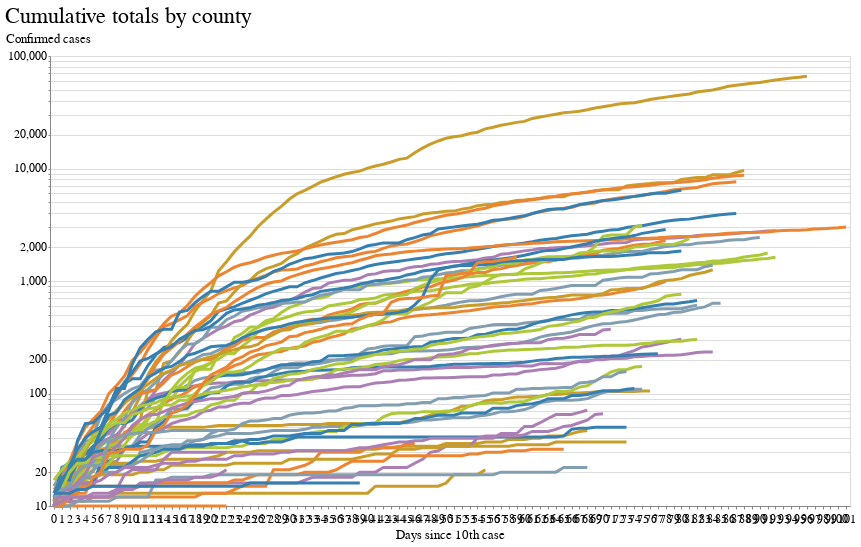

This figure's notebook cell:
### Markdown cell above
Chart it.

### Code cell
alt.Chart(county_date_diff_df).transform_filter(
    # Only keep everything once they hit 10 cases
    alt.datum.days_since_10 >= 0
).mark_line().encode(
    x=alt.X(
        "days_since_10:O",
        title="Days since 10th case"
    ),
    y=alt.Y(
        "confirmed_cases:Q",
        scale=alt.Scale(type='log'),
        title="Confirmed cases"
    ),
    color=alt.Color("county:N", title="County", legend=None)
).properties(title="Cumulative totals by county")

### Figure 1 — Vega-Lite specification as saved in the notebook (floating-point values rounded to 4 significant figures; data arrays with more than 128 entries replaced by an {"elided": "..."} marker saying what was removed)
{"config": {"view": {"width": 800, "height": 450}, "background": "#ffffff", "title": {"anchor": "start", "font": "Benton Gothic Bold, sans", "fontColor": "#000000", "fontSize": 22, "fontWeight": "normal"}, "arc": {"fill": "#82c6df"}, "area": {"fill": "#82c6df"}, "line": {"stroke": "#82c6df", "strokeWidth": 3}, "path": {"stroke": "#82c6df"}, "rect": {"fill": "#82c6df"}, "shape": {"stroke": "#82c6df"}, "bar": {"fill": "#82c6df"}, "point": {"stroke": "#82c6df"}, "symbol": {"fill": "#82c6df", "size": 30}, "axis": {"titleFont": "Benton Gothic Bold, sans", "titleFontSize": 13, "titleFontWeight": "normal", "labelFont": "Benton Gothic, sans", "labelFontSize": 11.5, "labelFontWeight": "normal"}, "axisX": {"labelAngle": 0, "labelPadding": 4, "tickSize": 3}, "axisY": {"labelBaseline": "middle", "maxExtent": 45, "minExtent": 45, "tickSize": 2, "titleAlign": "left", "titleAngle": 0, "titleX": -45, "titleY": -11}, "legend": {"titleFont": "Benton Gothic Bold, sans", "titleFontSize": 13, "titleFontWeight": "normal", "symbolType": "square", "labelFont": "Benton Gothic, sans", "labelFontSize": 11.5}, "range": {"category": ["#3580b1", "#ec8431", "#ab7fb4", "#c89d29", "#adc839", "#829eb1"], "diverging": ["#e68a4f", "#f4bb6a", "#f9e39c", "#dadfe2", "#a6b7c6", "#849eae"], "heatmap": ["#fbf2c7", "#f9e39c", "#f8d36e", "#f4bb6a", "#e68a4f", "#d15a40", "#ab4232"], "ordinal": ["#fbf2c7", "#f9e39c", "#f8d36e", "#f4bb6a", "#e68a4f", "#d15a40", "#ab4232"], "ramp": ["#fbf2c7", "#f9e39c", "#f8d36e", "#f4bb6a", "#e68a4f", "#d15a40", "#ab4232"]}}, "data": {"name": "data-7898281199ad2f2b6baf666e081eefb6"}, "mark": "line", "encoding": {"color": {"type": "nominal", "field": "county", "legend": null, "title": "County"}, "x": {"type": "ordinal", "field": "days_since_10", "title": "Days since 10th case"}, "y": {"type": "quantitative", "field": "confirmed_cases", "scale": {"type": "log"}, "title": "Confirmed cases"}}, "title": "Cumulative totals by county", "transform": [{"filter": "(datum.days_since_10 >= 0)"}], "$schema": "https://vega.github.io/schema/vega-lite/v4.8.1.json", "datasets": {"data-7898281199ad2f2b6baf666e081eefb6": {"elided": "4782 records"}}}
